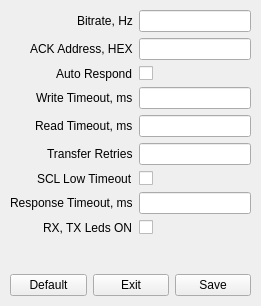
<?xml version="1.0" encoding="UTF-8"?>
<ui version="4.0">
 <class>ConfigWindow</class>
 <widget class="QWidget" name="ConfigWindow">
  <property name="geometry">
   <rect>
    <x>0</x>
    <y>0</y>
    <width>261</width>
    <height>306</height>
   </rect>
  </property>
  <property name="windowTitle">
   <string>Form</string>
  </property>
  <widget class="QWidget" name="verticalLayoutWidget">
   <property name="geometry">
    <rect>
     <x>10</x>
     <y>10</y>
     <width>241</width>
     <height>286</height>
    </rect>
   </property>
   <layout class="QVBoxLayout" name="verticalLayout">
    <item>
     <layout class="QFormLayout" name="formLayout">
      <property name="labelAlignment">
       <set>Qt::AlignRight|Qt::AlignTrailing|Qt::AlignVCenter</set>
      </property>
      <item row="0" column="0">
       <widget class="QLabel" name="label">
        <property name="sizePolicy">
         <sizepolicy hsizetype="Preferred" vsizetype="Preferred">
          <horstretch>0</horstretch>
          <verstretch>0</verstretch>
         </sizepolicy>
        </property>
        <property name="text">
         <string>Bitrate, Hz</string>
        </property>
        <property name="alignment">
         <set>Qt::AlignLeading|Qt::AlignLeft|Qt::AlignVCenter</set>
        </property>
       </widget>
      </item>
      <item row="0" column="1">
       <widget class="QLineEdit" name="lineBitrate">
        <property name="inputMethodHints">
         <set>Qt::ImhDigitsOnly</set>
        </property>
       </widget>
      </item>
      <item row="1" column="0">
       <widget class="QLabel" name="label_2">
        <property name="text">
         <string>ACK Address, HEX</string>
        </property>
        <property name="alignment">
         <set>Qt::AlignLeading|Qt::AlignLeft|Qt::AlignVCenter</set>
        </property>
       </widget>
      </item>
      <item row="1" column="1">
       <widget class="QLineEdit" name="lineACK_Address">
        <property name="inputMethodHints">
         <set>Qt::ImhDigitsOnly</set>
        </property>
       </widget>
      </item>
      <item row="2" column="0">
       <widget class="QLabel" name="label_3">
        <property name="text">
         <string>Auto Respond</string>
        </property>
        <property name="alignment">
         <set>Qt::AlignLeading|Qt::AlignLeft|Qt::AlignVCenter</set>
        </property>
       </widget>
      </item>
      <item row="2" column="1">
       <widget class="QCheckBox" name="checkBoxAutoRespond">
        <property name="text">
         <string/>
        </property>
       </widget>
      </item>
      <item row="3" column="0">
       <widget class="QLabel" name="label_4">
        <property name="text">
         <string>Write Timeout, ms</string>
        </property>
        <property name="alignment">
         <set>Qt::AlignLeading|Qt::AlignLeft|Qt::AlignVCenter</set>
        </property>
       </widget>
      </item>
      <item row="3" column="1">
       <widget class="QLineEdit" name="lineWriteTimeout">
        <property name="inputMethodHints">
         <set>Qt::ImhDigitsOnly</set>
        </property>
       </widget>
      </item>
      <item row="4" column="0">
       <widget class="QLabel" name="label_5">
        <property name="text">
         <string>Read Timeout, ms</string>
        </property>
        <property name="alignment">
         <set>Qt::AlignLeading|Qt::AlignLeft|Qt::AlignVCenter</set>
        </property>
       </widget>
      </item>
      <item row="4" column="1">
       <widget class="QLineEdit" name="lineReadTimeout">
        <property name="inputMethodHints">
         <set>Qt::ImhDigitsOnly</set>
        </property>
       </widget>
      </item>
      <item row="5" column="0">
       <widget class="QLabel" name="label_6">
        <property name="text">
         <string>Transfer Retries</string>
        </property>
        <property name="alignment">
         <set>Qt::AlignLeading|Qt::AlignLeft|Qt::AlignVCenter</set>
        </property>
       </widget>
      </item>
      <item row="5" column="1">
       <widget class="QLineEdit" name="lineTransferRetries">
        <property name="inputMethodHints">
         <set>Qt::ImhDigitsOnly</set>
        </property>
       </widget>
      </item>
      <item row="6" column="0">
       <widget class="QLabel" name="label_7">
        <property name="text">
         <string>SCL Low Timeout</string>
        </property>
        <property name="alignment">
         <set>Qt::AlignLeading|Qt::AlignLeft|Qt::AlignVCenter</set>
        </property>
       </widget>
      </item>
      <item row="6" column="1">
       <widget class="QCheckBox" name="checkBoxSCL_LowTimeout">
        <property name="text">
         <string/>
        </property>
       </widget>
      </item>
      <item row="7" column="0">
       <widget class="QLabel" name="label_8">
        <property name="text">
         <string>Response Timeout, ms</string>
        </property>
        <property name="alignment">
         <set>Qt::AlignLeading|Qt::AlignLeft|Qt::AlignVCenter</set>
        </property>
       </widget>
      </item>
      <item row="7" column="1">
       <widget class="QLineEdit" name="lineResponseTimeout">
        <property name="inputMethodHints">
         <set>Qt::ImhDigitsOnly</set>
        </property>
       </widget>
      </item>
      <item row="8" column="0">
       <widget class="QLabel" name="label_9">
        <property name="text">
         <string>RX, TX Leds ON</string>
        </property>
        <property name="alignment">
         <set>Qt::AlignLeading|Qt::AlignLeft|Qt::AlignVCenter</set>
        </property>
       </widget>
      </item>
      <item row="8" column="1">
       <widget class="QCheckBox" name="checkBoxRX_TX_Led">
        <property name="text">
         <string/>
        </property>
       </widget>
      </item>
     </layout>
    </item>
    <item>
     <layout class="QHBoxLayout" name="horizontalLayout">
      <item>
       <widget class="QPushButton" name="Default">
        <property name="text">
         <string>Default</string>
        </property>
       </widget>
      </item>
      <item>
       <widget class="QPushButton" name="Exit">
        <property name="text">
         <string>Exit</string>
        </property>
       </widget>
      </item>
      <item>
       <widget class="QPushButton" name="Save">
        <property name="text">
         <string>Save</string>
        </property>
       </widget>
      </item>
     </layout>
    </item>
   </layout>
  </widget>
 </widget>
 <resources/>
 <connections/>
</ui>
